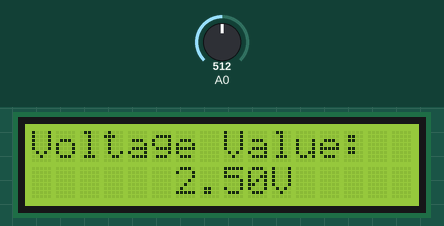
Bench run of a sketch on a simulated Arduino Uno, built with avr-gcc and run on an emulated ATmega328P. On the bench: 16×2 character LCD. The test bench sets the inputs (shaded band); at power-on: A0 = 512. What the sketch prints to the serial monitor is not drawn.

Above: at 1.2 s.
1.3 s: A0 set to 716
At 1.7 s:
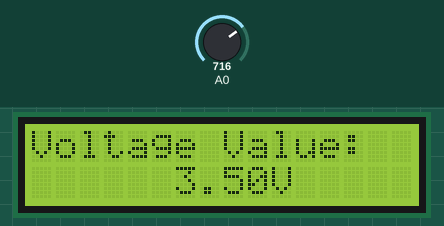
2.8 s: A0 set to 900
At 3.6 s:
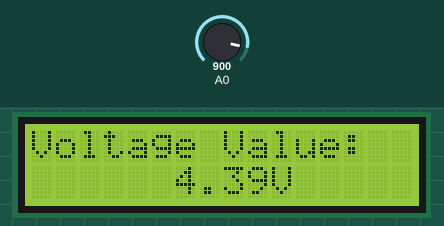
4.4 s: A0 set to 1023
At 5.2 s:
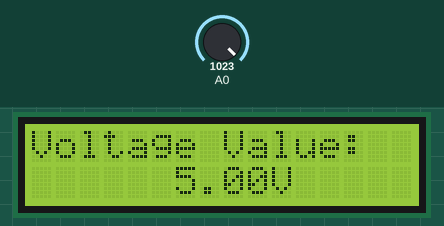
Timing chart, 0 to 7.4 s (numbered marks = the images above; inputs shaded):
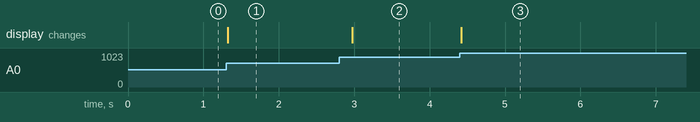

Measured:
- after the input at 1.3 s, the display: changes at once (image 1)
- after the input at 2.8 s, the display: changes after 0.17 s (image 2)
- after the input at 4.4 s, the display: changes at once (image 3)

The sketch:

voltage.ino
```cpp
// include the library code
#include <Wire.h>
#include <LiquidCrystal_I2C.h>
/****************************************************/
LiquidCrystal_I2C lcd(0x27,16,2);  // set the LCD address to 0x27 for a 16 chars and 2 line display
float val = 0;
/****************************************************/
void setup()
{
  Serial.begin(9600);
  lcd.init();  //initialize the lcd
  lcd.backlight();  //open the backlight
  lcd.print("Voltage Value:");
}
/****************************************************/
void loop()
{
  val = analogRead(A0);
  val = 0.5*val + 0.5*analogRead(A0);
  val = val/1024*5.0;
  Serial.print(val);
  Serial.print("V");
  Serial.println();
  lcd.setCursor(6,1);
  lcd.print(val);
  lcd.print("V");
  delay(200);
}
```
